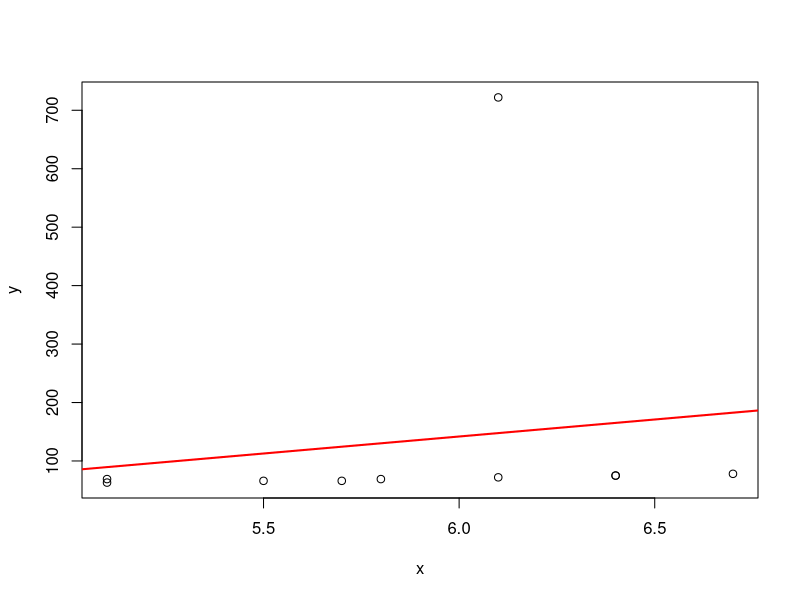
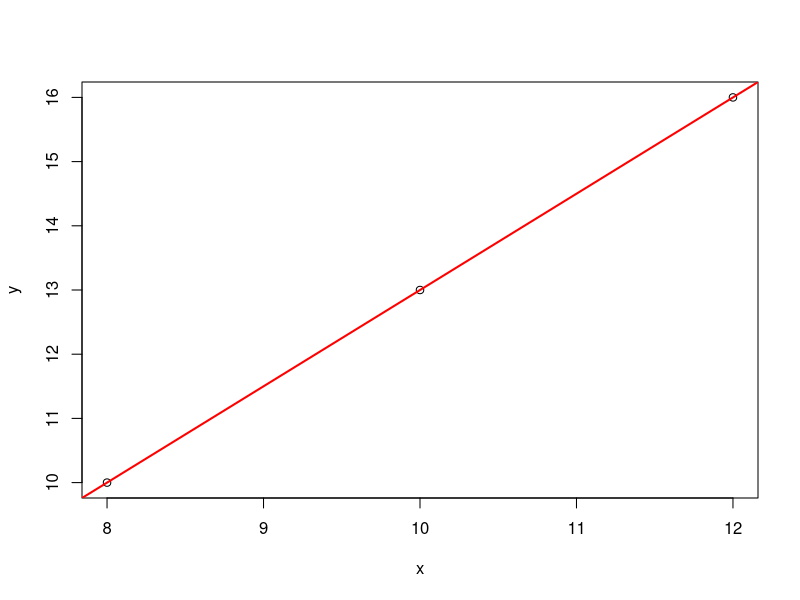

Write R code to recreate these figures, in order.
x<-c(5.1,5.5,5.8,6.1,6.4,6.7,6.4,6.1,5.10,5.7)
y<-c(63,66,69,72,75,78,75,722,69,66)
plot(x,y)
relation<-lm(y~x)
abline(relation,col="red",lwd=2)
summary(relation)
predict(relation,data.frame(x=6.3))


x<-c(8,10,12)
y<-c(10,13,16)
plot(x,y)
relation<-lm(y~x)
abline(relation,col="red",lwd=2)
summary(relation)
predict(relation,data.frame(x=20))
